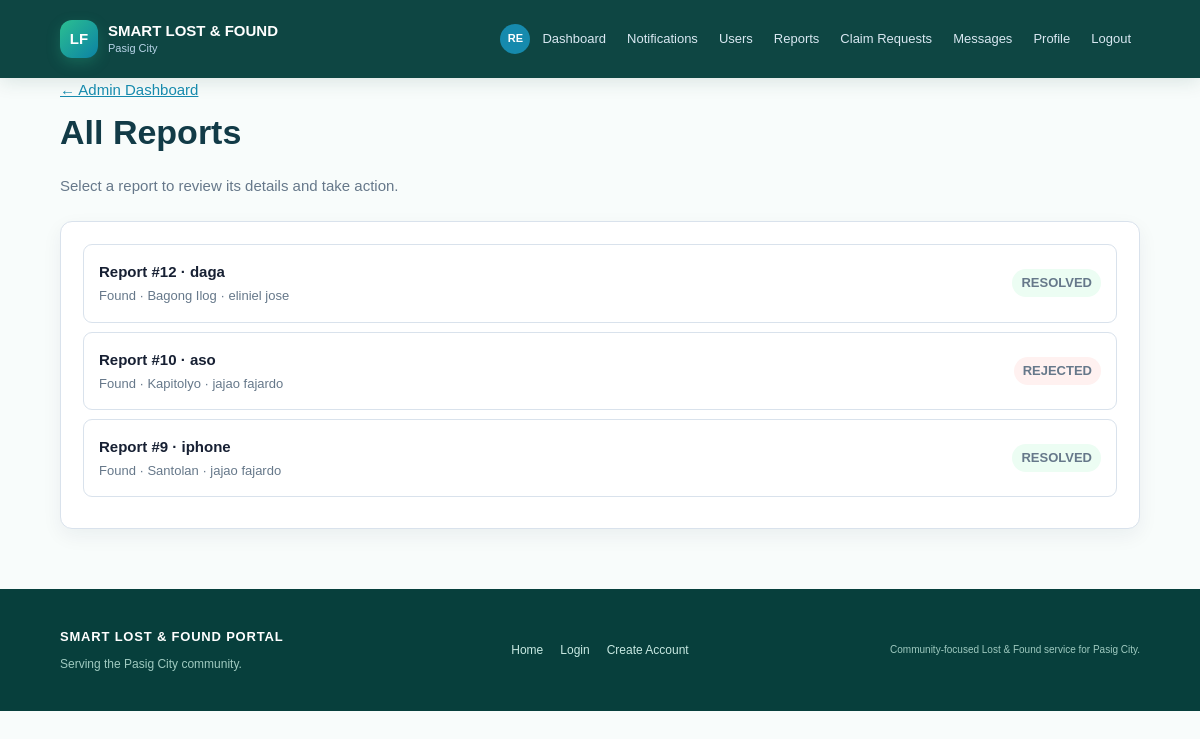
The app's page /admin/reports (signed in) with its own data.
### tables this page shows
CREATE TABLE items (id INTEGER PRIMARY KEY AUTOINCREMENT, user_id INTEGER NOT NULL, item_type TEXT NOT NULL, item_name TEXT NOT NULL, category TEXT NOT NULL, location TEXT NOT NULL, item_date TEXT NOT NULL, item_time TEXT, color TEXT, description TEXT, status TEXT NOT NULL DEFAULT 'ACTIVE', created_at TEXT DEFAULT CURRENT_TIMESTAMP, additional_details TEXT, contact_info TEXT, image_filename TEXT, updated_at TEXT, specific_location TEXT, review_notes TEXT, FOREIGN KEY(user_id) REFERENCES users(id));

CREATE TABLE users (id INTEGER PRIMARY KEY AUTOINCREMENT, username TEXT UNIQUE NOT NULL, email TEXT UNIQUE NOT NULL, password_hash TEXT NOT NULL, role TEXT NOT NULL DEFAULT 'STUDENT', full_name TEXT, student_id TEXT, security_question TEXT, security_answer_hash TEXT, account_status TEXT DEFAULT 'ACTIVE', created_at TEXT, profile_picture TEXT, theme_preference TEXT DEFAULT 'light');

### main.py (the view)
@app.route("/admin/reports")
def admin_reports():
    if (blocked := admin_required()):
        return blocked
    conditions = ["1=1"]
    values = []
    report_type = request.args.get("type")
    status = request.args.get("status")
    if report_type in ("LOST", "FOUND"):
        conditions.append("items.item_type=?")
        values.append(report_type)
    if status:
        conditions.append("items.status=?")
        values.append(status)
    conn = get_connection()
    reports = conn.execute("SELECT items.*,users.full_name,users.email FROM items JOIN users ON users.id=items.user_id WHERE " + " AND ".join(conditions) + " ORDER BY items.id DESC", values).fetchall()
    conn.close()
    return render_template("admin_reports.html", reports=reports)

### database.py (called while the page is built)
def get_connection():
    conn = sqlite3.connect(DB_NAME)
    conn.row_factory = sqlite3.Row
    conn.execute("PRAGMA foreign_keys = ON")
    return conn

### main.py (called while the page is built)
def is_admin(user=None):
    return bool(user and str(user["role"]).upper() == "ADMIN")

def current_user():
    user_id = session.get("user_id")
    if not user_id:
        return None
    conn = get_connection()
    user = conn.execute("SELECT * FROM users WHERE id=?", (user_id,)).fetchone()
    conn.close()
    return user

def user_required(message="Please log in to continue."):
    if not session.get("user_id"):
        flash(message, "info")
        return redirect(url_for("login", next=request.path))
    return None

def admin_required():
    blocked = user_required("Please log in as an administrator to continue.")
    if blocked:
        return blocked
    if not is_admin(current_user()):
        abort(403)
    return None

def avatar_url(user):
    filename = user["profile_picture"] if user and "profile_picture" in user.keys() else None
    return url_for("static", filename=f"uploads/avatars/{filename}") if filename else None

def initials(user):
    name = (user["full_name"] if user and "full_name" in user.keys() else "") or "User"
    parts = [part for part in name.split() if part]
    return "".join(part[0] for part in parts[:2]).upper() or "U"

@app.context_processor
def template_context():
    user = current_user()
    unread = 0
    if user:
        conn = get_connection()
        unread = conn.execute("SELECT COUNT(*) FROM notifications WHERE user_id=? AND is_read=0", (user["id"],)).fetchone()[0]
        conn.close()
    return {
        "current_user": user,
        "categories": CATEGORIES,
        "barangays": BARANGAYS,
        "all_barangays": ALL_BARANGAYS,
        "public_item_image": public_item_image,
        "avatar_url": avatar_url,
        "initials": initials,
        "unread_notifications": unread,
        "claim_code": claim_code,
        "theme": (user["theme_preference"] if user and user["theme_preference"] in ("light", "dark", "system") else "light") if user else "light"
    }

### templates/admin_reports.html
{% extends "base.html" %}{% block title %}Reports | Pasig City{% endblock %}{% block content %}<div class="page-head"><a href="{{ url_for('admin_dashboard') }}">&larr; Admin Dashboard</a><h1>All Reports</h1><p class="muted">Select a report to review its details and take action.</p></div><section class="panel"><div class="click-list">{% for report in reports %}<a class="click-row" href="{{ url_for('admin_report_detail',item_id=report['id']) }}"><div><b>Report #{{ report['id'] }} &middot; {{ report['item_name'] }}</b><span>{{ report['item_type']|title }} &middot; {{ report['location'] }} &middot; {{ report['full_name'] or report['email'] }}</span></div><span class="status status-{{ report['status']|lower|replace(' ','-') }}">{{ report['status']|title }}</span></a>{% else %}<div class="empty">No reports found.</div>{% endfor %}</div></section>{% endblock %}

### static/style.css (style rules this page uses)
* { box-sizing:border-box }
body { margin:0;background:#f5f7fa;color:#172033;font:15px/1.55 Arial,Helvetica,sans-serif }
.home-note,.primary-action,.feature-card,.action-card,.panel,.item-card,.admin-row { background:#fff;border:1px solid #d9e2ec;border-radius:12px;box-shadow:0 7px 20px rgba(16,42,67,.06) }
.page-head { margin-bottom:24px }
.page-head h1 { margin:5px 0;font-size:34px }
.muted { color:#66788a }
.panel { padding:22px;margin-bottom:22px }
.badge,.status { display:inline-block;border-radius:999px;padding:4px 9px;font-size:11px;font-weight:800;text-transform:uppercase }
.status-resolved { color:#067647;background:#ecfdf3 }
.status-rejected { color:#b42318;background:#fff1f0 }
.back-link,a { color:#168aad }
.click-list { display:flex;flex-direction:column }
.click-row { display:flex;align-items:center;justify-content:space-between;gap:18px;color:#172033;text-decoration:none;border:1px solid #d9e2ec;border-radius:9px;padding:15px;margin-bottom:9px }
.click-row div { display:flex;flex-direction:column;gap:3px }
.click-row span { color:#66788a;font-size:13px }

### static/home.css (style rules this page uses)
:root { --pasig-green: #087f5b; --pasig-green-dark: #075943; --pasig-blue: #087ea4; --pasig-ink: #123b47; --pasig-mist: #eef8f5; --pasig-line: #d8ebe5; }
body { background: #f8fcfb; color: var(--pasig-ink); }

### records on screen
items: id "12", item_name "daga", item_type "Found", location "Bagong Ilog", full_name "eliniel jose", status "RESOLVED"
items: id "10", item_name "aso", item_type "Found", location "Kapitolyo", full_name "jajao fajardo", status "REJECTED"
items: id "9", item_name "iphone", item_type "Found", location "Santolan", full_name "jajao fajardo", status "RESOLVED"

### other values on screen
{{ initials(current_user) }} "RE"
